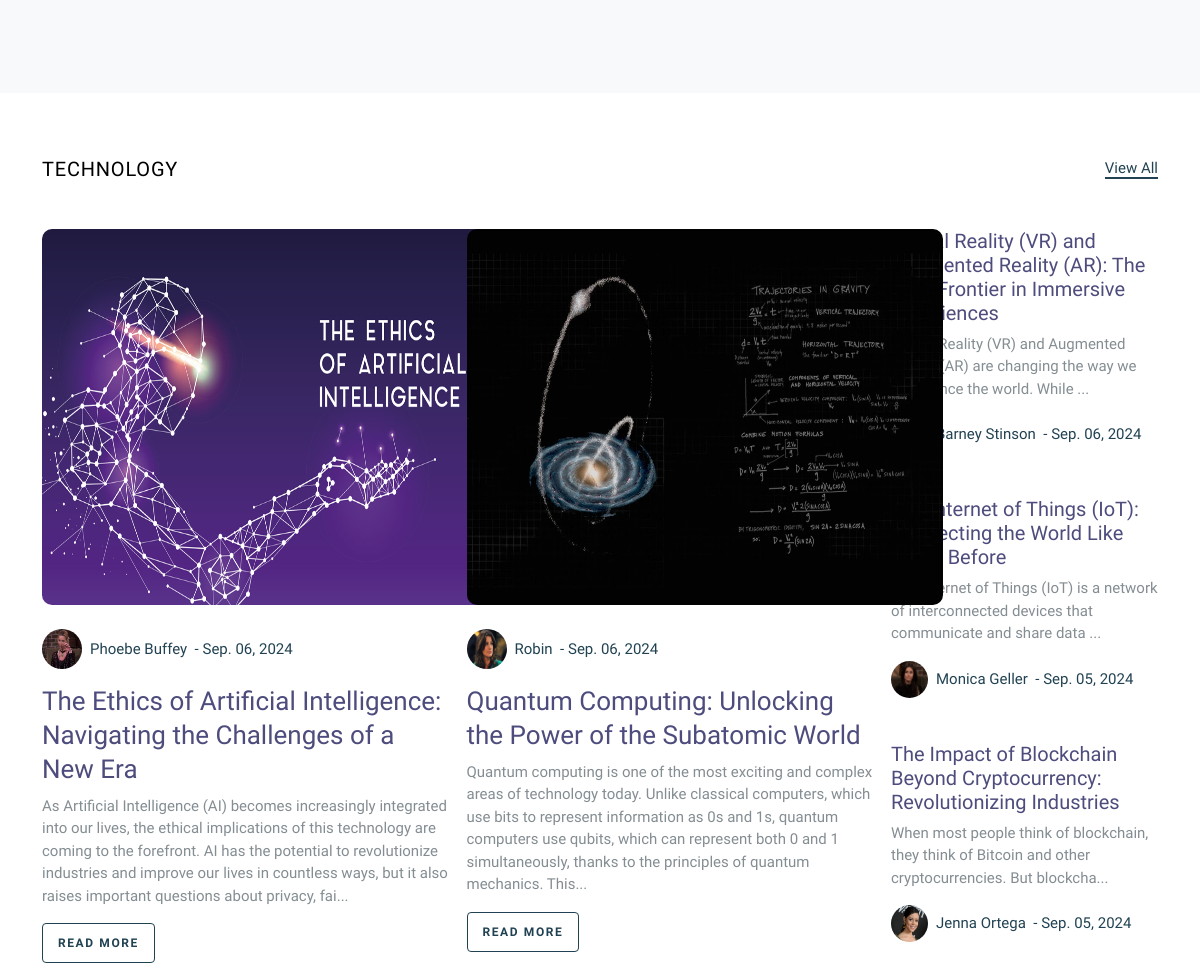
/home (middle part), run on an earlier commit of the app's database.
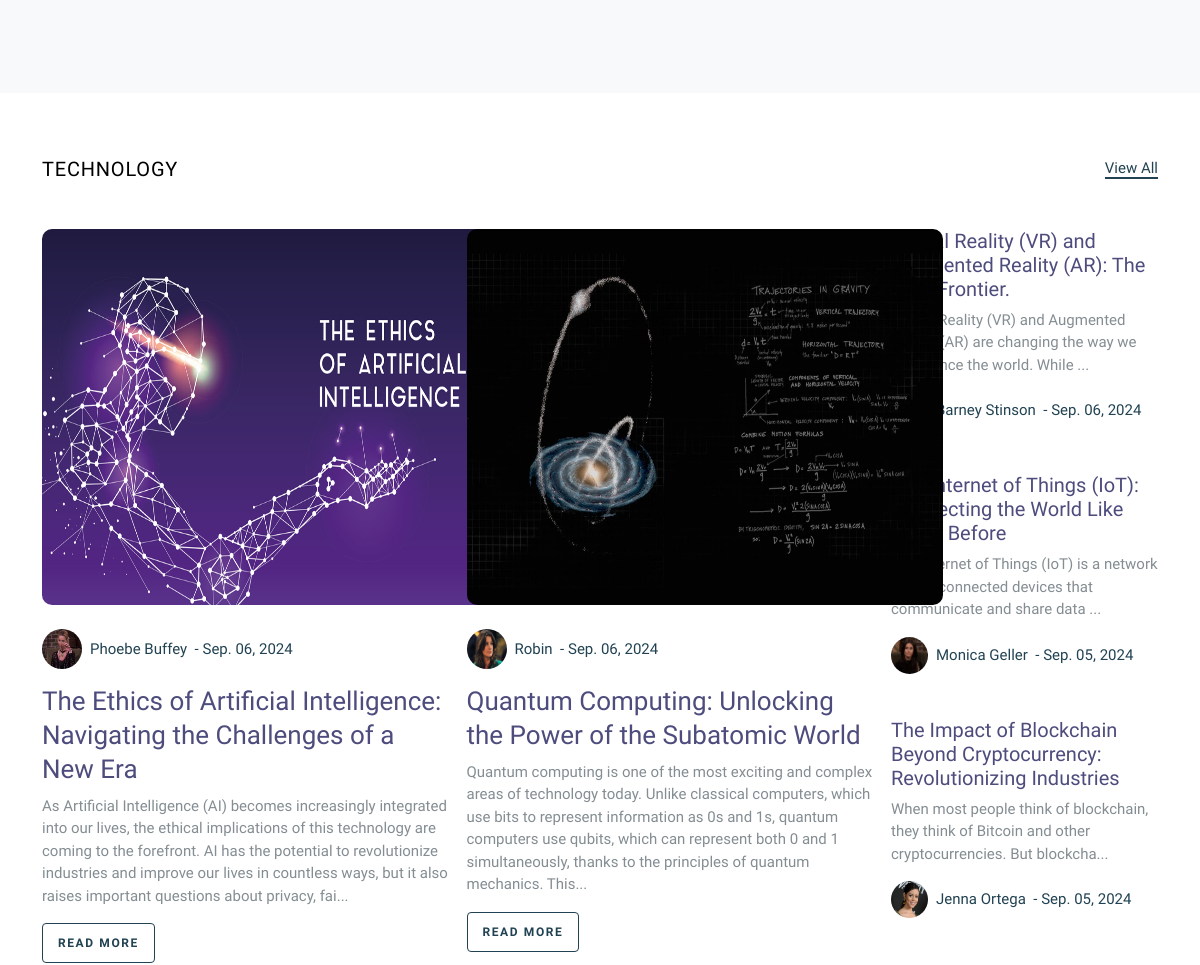
And on a later commit of the database.
### accounts/models.py (models this page shows, shortened)
class Blog(models.Model):
    image=models.ImageField(upload_to="blog_images")
    title=models.CharField(max_length=100)
    desc=models.TextField()
    tags=(
        ("Technology", "Technology"),
        ("Business", "Business"),
        ("Anime", "Anime"),
        ("Cars", "Cars"),
        ("Story", "Story"),
        ("Food", "Food"),
        ("Sports", "Sports"),
    )
    category=models.CharField(max_length=20, choices=tags, default="Technology")
    date=models.DateTimeField(auto_now_add=True, null=True)
    profile=models.ForeignKey(Profile, on_delete=models.CASCADE, null=True)
    likes=models.ManyToManyField(User, related_name='blog_likes', blank=True)
    bookmarks=models.ManyToManyField(User, related_name='blog_bookmarks', blank=True)

class Profile(models.Model):
    image=models.ImageField(upload_to="profile_images", blank=True, null=True)
    user=models.OneToOneField(User, on_delete=models.CASCADE)
    username=models.CharField(max_length=100, null=True)
    bio=models.TextField()
    date=models.DateField(auto_now_add=True)
    followers=models.ManyToManyField('self', related_name='following', symmetrical=False, blank=True)

### MainPage/views.py (the view)
# urls.py: path('',HomePage.as_view(),name='home'),
class HomePage(TemplateView):
    template_name="HomePage.html"
    def get_context_data(self, **kwargs):
        context = super().get_context_data(**kwargs)
        context["latest_blogs"]=Blog.objects.all().order_by('-date')[:6]
        context["tech_blogs"]=Blog.objects.filter(category='Technology').order_by('-date')[:2]
        context["side_tech_blogs"]=Blog.objects.filter(category='Technology').order_by('-date')[2:5]
        context["end_tech_blogs"]=Blog.objects.filter(category='Technology').order_by('-date')[5:9]
        context["main_anime_blogs"]=Blog.objects.filter(category='Anime').order_by('-date')[:2]
        context["side_anime_blogs"]=Blog.objects.filter(category='Anime').order_by('-date')[2:5]
        context["end_anime_blogs"]=Blog.objects.filter(category='Anime').order_by('-date')[5:9]
        context["story_blogs"]=Blog.objects.filter(category='Story').order_by('-date')[:9]
        context["vert_sports_blogs"]=Blog.objects.filter(category='Sports').order_by('-date')[:1]
        context["horiz_sports_blogs"]=Blog.objects.filter(category='Sports').order_by('-date')[1:2]
        context["two_sports_blogs"]=Blog.objects.filter(category='Sports').order_by('-date')[2:4]
        return context

### MainPage/templates/HomePage.html (shortened to what this page needs)
{% load static %}
<!doctype html>
<html lang="en">
<head>
	<link rel="stylesheet" href="https://cdnjs.cloudflare.com/ajax/libs/font-awesome/6.0.0-beta3/css/all.min.css">
	<link rel="stylesheet" href="{% static 'fonts/icomoon/style.css' %}">
	<link rel="stylesheet" href="{% static 'fonts/flaticon/font/flaticon.css' %}">
	<link rel="stylesheet" href="https://cdn.jsdelivr.net/npm/bootstrap-icons@1.8.1/font/bootstrap-icons.css">
	<link rel="stylesheet" href="{% static 'css/tiny-slider.css' %}">
	<link rel="stylesheet" href="{% static 'css/aos.css' %}">
	<link rel="stylesheet" href="{% static 'css/glightbox.min.css' %}">
	<link rel="stylesheet" href="{% static 'css/style.css' %}">
	<link rel="stylesheet" href="{% static 'css/flatpickr.min.css' %}">
</head>
<body>
{% block home %}
<section class="section bg-light">
    <div class="container">
        <div class="row align-items-stretch retro-layout">
            {% for blog in latest_blogs %}
                <div class="col-md-4 mt-3">
                </div>
            {% endfor %}
        </div>
    </div>
</section>
<section class="section posts-entry">
    <div class="container">
        <div class="row mb-4">
            <div class="col-sm-6">
                <h2 class="posts-entry-title">Technology</h2>
            </div>
            <div class="col-sm-6 text-sm-end">
                <a href="{% url 'blist' cat="Technology" %}" class="read-more">View All</a>
            </div>
        </div>
        <div class="row g-3">
            <div class="col-md-9">
                <div class="row g-3">
                    {% for blog in tech_blogs %}
                            <div class="col-md-6">
                                <div class="blog-entry">
                                    <a href="{% url 'bdet' blog.id %}" class="img-link mt-3">
                                        <img src="{{ blog.image.url }}" alt="{{ blog.title }}" height="376px" width="476px">
                                    </a>
									<a href="" class="d-flex align-items-center mt-2">
										<img src="{{ blog.profile.image.url }}" alt="{{ blog.profile.username }}" class="rounded-circle" style="width: 40px; height: 40px;">
										<span class="ms-2">{{ blog.profile.username }}</span>
										<span class="date">&nbsp;&nbsp;-&nbsp;{{ blog.date|date:"M. d, Y" }}</span>
									</a>
									<h2 class="mt-3"><a href="{% url 'bdet' blog.id %}">{{ blog.title }}</a></h2>
                                    {% if blog.desc|length > 300 %}
                                        <p>{{ blog.desc|slice:":300" }}...</p>
                                    {% else %}
                                        <p>{{ blog.desc }}</p>
                                    {% endif %}
                                    <p><a href="{% url 'bdet' blog.id %}" class="btn btn-sm btn-outline-primary">Read More</a></p>
                                </div>
                            </div>
                    {% endfor %}
                </div>
            </div>
    <div class="col-md-3 ">
                <ul class="list-unstyled blog-entry-sm">
                        {% for blog in side_tech_blogs %}
                            <li>
                                    <h3 class="mt-3" ><a href="{% url 'bdet' blog.id %}">{{ blog.title }}</a></h3>
                                    <p>{{ blog.desc|slice:":100" }}...</p>
                                    <div class="d-flex align-items-center mt-1">
									<a href="#" class="d-flex align-items-center mt-0 mb-4">
										<img src="{{ blog.profile.image.url }}" alt="{{ blog.profile.username }}" class="rounded-circle" style="width: 37px; height:37px;">
										<span class="ms-2">{{ blog.profile.username }}</span>
										<span class="date">&nbsp;&nbsp;-&nbsp;{{ blog.date|date:"M. d, Y" }}</span>
									</a>
                                    </div>
                            </li>
                        {% endfor %}
                </ul>
            </div>
        </div>
    </div>
</section>
{% endblock home %}
</body>
</html>

What changed in the data, as far as the page shows it:
changed Blog "Barney Stinson": title "Virtual Reality (VR) and Augmented Reality (AR): The Next Frontier in Immersive Experiences" → "Virtual Reality (VR) and Augmented Reality (AR): The Next Frontier."
